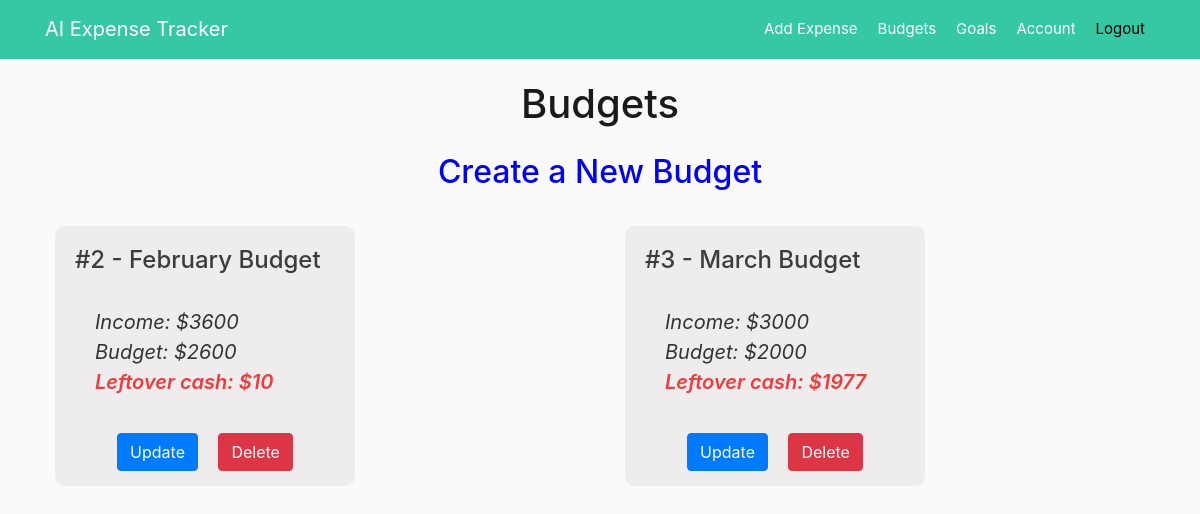
The app's page /budgets (signed in), older data.
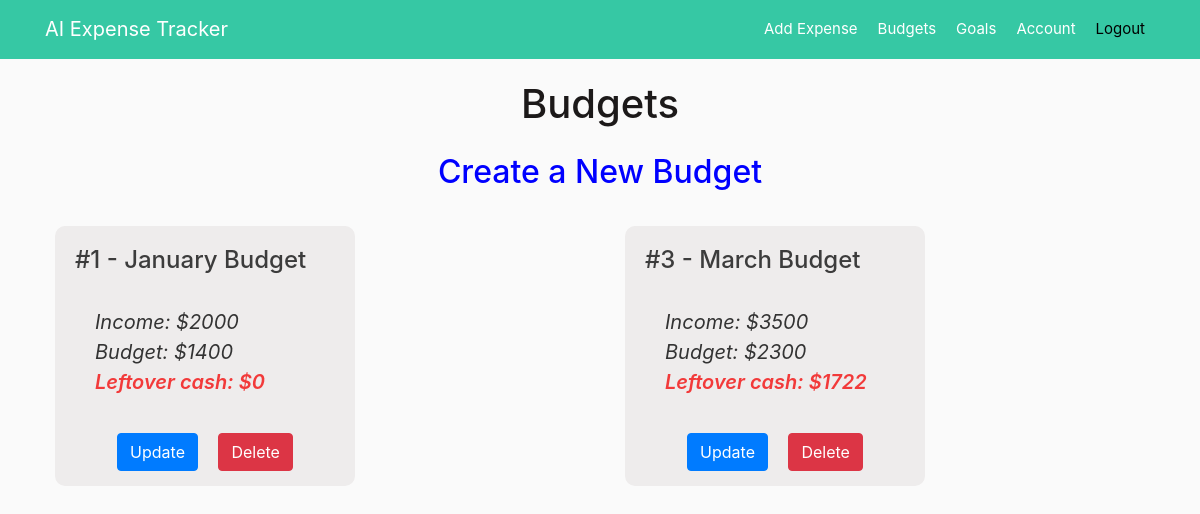
The same page, newer data.
### app/models.py (models this page shows, shortened)
class Budget(db.Model):
    id = db.Column(db.Integer, primary_key=True)
    month = db.Column(db.String(20), unique=True, nullable=False, default="")
    income = db.Column(db.Integer, nullable=False)
    budget = db.Column(db.Integer, nullable=False)
    left_cash = db.Column(db.Numeric(precision=8, asdecimal=False,
                                     decimal_return_scale=2), nullable=False, default=0)
    user_id = db.Column(db.Integer, db.ForeignKey('user.id'), nullable=False)
    date_posted = db.Column(db.DateTime, nullable=False)

### app/budgets/routes.py (the view)
@budgets.route("/budgets")
@login_required
def list_budget():
    all_budgets = Budget.query.order_by(Budget.id).all()
    return render_template('budgets.html', title="Budgets", budgets=all_budgets)

### app/models.py (called while the page is built)
@login_manager.user_loader
def load_user(user_id):
    return User.query.get(int(user_id))

### app/templates/budgets.html (shortened to what this page needs)
{% extends "layout.html" %}
{% block content %}
<h1 style="text-align: center;">Budgets</h1>
<b><a style="text-align: center;" href="{{ url_for('budgets.new_budget') }}"><h2 class="create">Create a New Budget</h2></a></b>
<div class="row row-cols-1 row-cols-md-2 row-cols-lg-3 g-3">
    {% for budget in budgets %}
        <div class="col">
            <div class="budget">
                <h4 class="card-title">#{{ budget.id }} - {{ budget.month }} Budget</h4>
                <div class="card-body">
                    <i><p class="card-text">Income: ${{ budget.income }}</p></i>
                    <i><p class="card-text">Budget: ${{ budget.budget }}</p></i>
                    <i><p class="left_cash">Leftover cash: ${{ budget.left_cash }}</p></i>
                </div>
                <div class="text-center">
                    <a class="btn btn-primary mr-3" href="{{ url_for('budgets.budget_update', budget_id=budget.id) }}" class="button">Update</a>
                    <button type="button" class="btn btn-danger btn-medium" data-toggle="modal" data-target="#deleteModal">Delete</button>
                </div>
            </div>
        </div>
    {% endfor %}
</div>
{% endblock content %}

### app/templates/layout.html (shortened to what this page needs)
<!DOCTYPE html>
<html>
    <head>
        <link rel="stylesheet" href="https://cdn.jsdelivr.net/npm/bootstrap@4.3.1/dist/css/bootstrap.min.css">
        <link rel="stylesheet" type="text/css" href="https://cdn.datatables.net/1.13.3/css/dataTables.bootstrap5.min.css">
        <link rel="stylesheet" type="text/css" href="{{ url_for('static', filename='main.css') }}">
    </head>
    <body>
        <header class="site-header">
            <nav class="navbar navbar-expand-md navbar-dark bg-steel fixed-top">
                <div class="container">
                    {% if current_user.is_authenticated %}
                        <a class="navbar-brand mr-4" href="/home">AI Expense Tracker</a>
                    {% else %}
                        <a class="navbar-brand mr-4" href="/">AI Expense Tracker</a>
                    {% endif %}
                    <div class="collapse navbar-collapse" id="navbarToggle">
                        <div class="navbar-nav ml-auto">
                            {% if current_user.is_authenticated %}
                                <a class="nav-item nav-link" href="{{ url_for('expenses.new_expense') }}">Add Expense</a>
                                <a class="nav-item nav-link" href="{{ url_for('budgets.list_budget') }}">Budgets</a>
                                <a class="nav-item nav-link" href="{{ url_for('goals.list_goal') }}">Goals</a>
                                <a class="nav-item nav-link" href="{{ url_for('users.account') }}">Account</a>
                                <a class="nav-item nav-link-log-out" href="{{ url_for('users.logout') }}">Logout</a>
                            {% else %}
                                <a class="nav-item nav-link" href="{{ url_for('users.login') }}">Login</a>
                                <a class="nav-item nav-link" href="{{ url_for('users.register') }}">Register</a>
                            {% endif %}
                        </div>
                    </div>
                </div>
          </nav>
        </header>
        <main role="main" class="container">
            {% block content %}{% endblock %}
        </main>
    </body>
</html>

### app/static/main.css (style rules this page uses)
body { background: #fafafa; color: #333333; margin-top: 5rem; }
h2, h3, h4, h5, h6 { color: #3c3c3c; }
h1 { color: #1c1919; }
.create { color: blue; margin: 25px; }
*, *:before, *:after { box-sizing: border-box; }
.bg-steel { background-color: rgb(54, 200, 164); }
.site-header .navbar-nav .nav-link { color: #ffffff; padding: 10px; padding-left: 10px; padding-right: 10px; text-decoration: none; border-radius: 5px; font-size: 15px; }
.site-header .navbar-nav .nav-link-log-out { color: black; padding: 10px; padding-left: 10px; padding-right: 10px; text-decoration: none; border-radius: 5px; font-size: 15px; }
.text-center { text-align: center; }
.budget { padding: 20px; margin: 10px; background-color: #eeecec; width: 300px; height: 260px; float:left; border-radius: 10px; }
.card-text { font-size: 20px; }
.left_cash { color: rgb(242, 58, 58); font-size: 20px; font-weight: 600; }

Row changes from the older to the newer data that the page shows:
removed Budget: id "2", month "February", income "3600", budget "2600", left_cash "10"
added Budget: id "1", month "January", income "2000", budget "1400", left_cash "0"
changed Budget "March": income "3000" → "3500"; budget "2000" → "2300"; left_cash "1977" → "1722"
